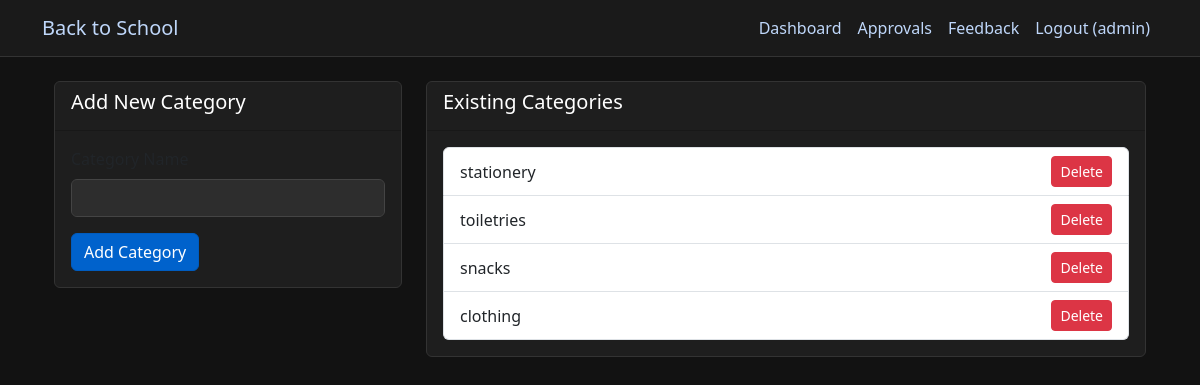
Page /admin/categories (signed in) on the committed database.
### app.py (models this page shows, shortened)
class User(db.Model):
    id = db.Column(db.Integer, primary_key=True)
    username = db.Column(db.String(80), unique=True, nullable=False)
    email = db.Column(db.String(120), unique=True, nullable=False)
    password_hash = db.Column(db.String(128))
    role = db.Column(db.String(20))  # app_admin, parent, student, school_admin, retailer, donor
    is_approved = db.Column(db.Boolean, default=False)
    created_at = db.Column(db.DateTime, default=datetime.utcnow)
    reset_token = db.Column(db.String(100), unique=True)
    reset_token_expiration = db.Column(db.DateTime)
    school_id = db.Column(db.Integer, db.ForeignKey('school.id'))
    school = db.relationship('School', backref='users')
    children = db.relationship(
        'User',
        secondary=parent_student_association,
        primaryjoin=(parent_student_association.c.parent_id == id),
        secondaryjoin=(parent_student_association.c.student_id == id),
        backref=db.backref('parents'),
        lazy='dynamic'
    )

class ProductCategory(db.Model):
    id = db.Column(db.Integer, primary_key=True)
    name = db.Column(db.String(50), unique=True, nullable=False)

### app.py (the view, shortened to what this page needs)
@app.route('/admin/categories', methods=['GET', 'POST'])
@role_required(['app_admin'])
def manage_categories():
    categories = ProductCategory.query.all()
    return render_template('admin/manage_categories.html', categories=categories)

### app.py (called while the page is built)
def role_required(roles):
    def decorator(f):
        @wraps(f)
        def decorated_function(*args, **kwargs):
            if 'user_id' not in session:
                flash('Please log in to access this page', 'error')
                return redirect(url_for('login'))
            if session['role'] not in roles:
                flash('You do not have permission to access this page', 'error')
                return redirect(url_for('dashboard'))
            return f(*args, **kwargs)
        return decorated_function
    return decorator

@app.before_request
def load_logged_in_user():
    user_id = session.get('user_id')
    if user_id is None:
        g.user = None
    else:
        g.user = db.session.get(User, user_id)

@app.context_processor
def inject_user():
    return dict(current_user=g.user)

@app.context_processor
def inject_cart_item_count():
    if 'user_id' not in session or session.get('role') not in ['parent', 'student']:
        return {'cart_item_count': 0}
    cart = Cart.query.filter_by(user_id=session['user_id']).first()
    if not cart:
        return {'cart_item_count': 0}
    count = db.session.query(db.func.sum(CartItem.quantity)).filter_by(cart_id=cart.id).scalar() or 0
    return {'cart_item_count': count}

### templates/admin/manage_categories.html
{% extends "base.html" %}
{% block content %}
<div class="container">
    <div class="row">
        <div class="col-md-4">
            <div class="card">
                <div class="card-header">
                    <h5>Add New Category</h5>
                </div>
                <div class="card-body">
                    <form method="POST" action="{{ url_for('manage_categories') }}">
                        <div class="mb-3">
                            <label for="name" class="form-label">Category Name</label>
                            <input type="text" class="form-control" id="name" name="name" required>
                        </div>
                        <button type="submit" class="btn btn-primary">Add Category</button>
                    </form>
                </div>
            </div>
        </div>
        <div class="col-md-8">
            <div class="card">
                <div class="card-header">
                    <h5>Existing Categories</h5>
                </div>
                <div class="card-body">
                    <ul class="list-group">
                        {% for category in categories %}
                        <li class="list-group-item d-flex justify-content-between align-items-center">
                            {{ category.name }}
                            <form action="{{ url_for('delete_category', cat_id=category.id) }}" method="POST" onsubmit="return confirm('Are you sure you want to delete this category?');">
                                <button type="submit" class="btn btn-danger btn-sm">Delete</button>
                            </form>
                        </li>
                        {% else %}
                        <li class="list-group-item">No categories found.</li>
                        {% endfor %}
                    </ul>
                </div>
            </div>
        </div>
    </div>
</div>
{% endblock %}

### templates/base.html (shortened to what this page needs)
<!DOCTYPE html>
<html lang="en">
<head>
    <link href="https://cdn.jsdelivr.net/npm/bootstrap@5.3.0/dist/css/bootstrap.min.css" rel="stylesheet">
</head>
<body>
<nav class="navbar navbar-expand-lg navbar-dark">
    <div class="container">
        <a class="navbar-brand" href="{{ url_for('home') }}">Back to School</a>
        <div class="collapse navbar-collapse" id="navbarNav">
            <ul class="navbar-nav ms-auto">
                {% if 'user_id' in session %}
                    <li class="nav-item">
                        <a class="nav-link" href="{{ url_for('dashboard') }}">Dashboard</a>
                    </li>
                    {% if session['role'] == 'app_admin' %}
                        <li class="nav-item">
                            <a class="nav-link" href="{{ url_for('approvals') }}">Approvals</a>
                        </li>
                        <li class="nav-item"><a class="nav-link" href="{{ url_for('admin_complaints') }}">Feedback</a></li>
                    {% endif %}
                    <li class="nav-item">
                        {% if current_user %}
                        <a class="nav-link" href="{{ url_for('logout') }}">Logout ({{ current_user.username }})</a>
                        {% else %}
                        <a class="nav-link" href="{{ url_for('logout') }}">Logout</a>
                        {% endif %}
                    </li>
                {% endif %}
            </ul>
        </div>
    </div>
</nav>
    <div class="container mt-4">
        {% block content %}{% endblock %}
    </div>
</body>
</html>

### templates/base.html (style rules this page uses)
body { background-color: #121212; color: #ffffff; }
h1, h2, h3, h4, h5, h6, span, p { color: #ffffff !important; }
a { color:rgb(191, 215, 250) !important; }
.navbar { background-color: #1a1a1a !important; border-bottom: 1px solid #333; }
.card { background-color: #1e1e1e; border: 1px solid #333; }
.form-control, .form-select { background-color: #2d2d2d; color: #ffffff; border: 1px solid #444; }
.btn-primary { background-color: #0062cc; border-color: #005cbf; }

### rows in the picture
User: username "admin"
ProductCategory: name "stationery"
ProductCategory: name "toiletries"
ProductCategory: name "snacks"
ProductCategory: name "clothing"
